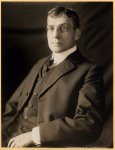
#> input picture 7/images/image_4.jpg, 115 x 150 px, found by its file name; its folder holds only this picture in this run
$ python app.py
#> lines starting #> are read from the running program, lines starting #| are printed output that depends on the picture
import os
import requests
from bs4 import BeautifulSoup
import cv2

def create_directory_if_not_exists(directory_path):
    """Ensure the specified directory exists."""
    if not os.path.exists(directory_path):
        os.makedirs(directory_path)

def download_images(base_url, num_images=5):
    """
    Download a specified number of images from a URL.

    Parameters:
    - base_url: The web page URL from which to scrape images.
    - num_images: The maximum number of images to download.
    """
#> (the call stopped at in download_images, `response = requests.get(base_url)`: the network is not available in this run)
    images_dir = os.path.join(base_dir, 'images')
    create_directory_if_not_exists(images_dir)

    response = requests.get(base_url)
    if response.status_code != 200:
        print(f"Failed to retrieve content from {base_url}")
        return

    soup = BeautifulSoup(response.text, 'html.parser')
    images = soup.find_all('img', limit=num_images)

    for i, img in enumerate(images):
        try:
            img_url = img['src']
            img_data = requests.get(requests.compat.urljoin(base_url, img_url)).content
            with open(os.path.join(images_dir, f'image_{i}.jpg'), 'wb') as file:
                file.write(img_data)
        except Exception as e:
            print(f"Failed to download image {img_url}: {e}")

def enhance_images(input_dir):
    """
    Enhance all JPEG images in the specified directory.

    Parameters:
    - input_dir: Directory containing images to enhance.
    """
    enhanced_dir = os.path.join(base_dir, 'enhanced')
    create_directory_if_not_exists(enhanced_dir)

    for filename in os.listdir(input_dir):
        if filename.endswith('.jpg'):
            try:
                img_path = os.path.join(input_dir, filename)
                img = cv2.imread(img_path)
#> img is the input picture: shape (150, 115, 3); mean B, G, R 43.7, 56.2, 67
                if img is not None:
                    gray_img = cv2.cvtColor(img, cv2.COLOR_BGR2GRAY)
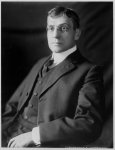
#> gray_img: shape (150, 115); min 0, max 221, mean 58
                    equalized_img = cv2.equalizeHist(gray_img)
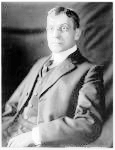
#> equalized_img: shape (150, 115); min 0, max 255, mean 128.7
                    cv2.imwrite(os.path.join(enhanced_dir, f'enhanced_{filename}'), equalized_img)
                else:
                    print(f'Failed to load image {img_path}. Skipping.')
            except Exception as e:
                print(f"Error processing image {filename}: {e}")

def display_enhanced_image(image_path):
    """
    Display the specified image in a resizeable window.

    Parameters:
    - image_path: Path to the image to be displayed.
    """
    # Check if the image exists
    if not os.path.exists(image_path):
        print(f"The file {image_path} does not exist.")
        return

    # Load the image
    img = cv2.imread(image_path)

    if img is None:
        print(f"Failed to load image {image_path}.")
        return


def display_comparison(original_dir, enhanced_dir, filename):

    """
    Display a side-by-side comparison of the original and enhanced image.

    Parameters:
    - original_dir: Directory containing the original images.
    - enhanced_dir: Directory containing the enhanced images.
    - filename: The filename of the image to compare.
    """
#> called with filename = 'image_4.jpg'
    original_image_path = os.path.join(original_dir, filename)
    enhanced_image_path = os.path.join(enhanced_dir, 'enhanced_' + filename)

    # Load both images
    original_img = cv2.imread(original_image_path)
    enhanced_img = cv2.imread(enhanced_image_path)
#> enhanced_img: shape (150, 115, 3); min 0, max 255, mean 128.7

    if original_img is None or enhanced_img is None:
        print(f"Failed to load one of the images: {original_image_path} or {enhanced_image_path}")
        return

    # Resize images to the same height if necessary for a better comparison
    if original_img.shape[0] != enhanced_img.shape[0]:
        height = min(original_img.shape[0], enhanced_img.shape[0])
        original_img = cv2.resize(original_img, (int(original_img.shape[1] * height / original_img.shape[0]), height))
        enhanced_img = cv2.resize(enhanced_img, (int(enhanced_img.shape[1] * height / enhanced_img.shape[0]), height))

    # Concatenate images horizontally (side by side)
    comparison_img = cv2.hconcat([original_img, enhanced_img])
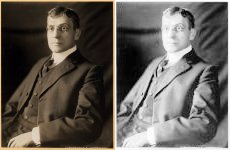
#> comparison_img: shape (150, 230, 3); mean B, G, R 86.2, 92.4, 97.8

    # Create a resizable window to display the comparison image
    cv2.namedWindow('Comparison', cv2.WINDOW_NORMAL)

    # Display the comparison image
    cv2.imshow('Comparison', comparison_img)

    # Wait for any key to be pressed
    cv2.waitKey(0)

    # Close all OpenCV windows
    cv2.destroyAllWindows()

if __name__ == '__main__':
    # Assuming the other parts of the script remain unchanged
    url = 'https://www.loc.gov/collections/world-war-i-and-1920-election-recordings/'
    base_dir = r'C:\Users\MSTAM\OneDrive\Documents\GitHub\opencv\7'
    download_images(url)
    enhance_images(os.path.join(base_dir, 'images'))
    enhanced_dir = os.path.join(base_dir, 'enhanced')

    original_images_dir = os.path.join(base_dir, 'images')
    enhanced_images_dir = os.path.join(base_dir, 'enhanced')
    # Display a side-by-side comparison of image_4.jpg and its enhanced version
    display_comparison(original_images_dir, enhanced_images_dir, 'image_4.jpg')
